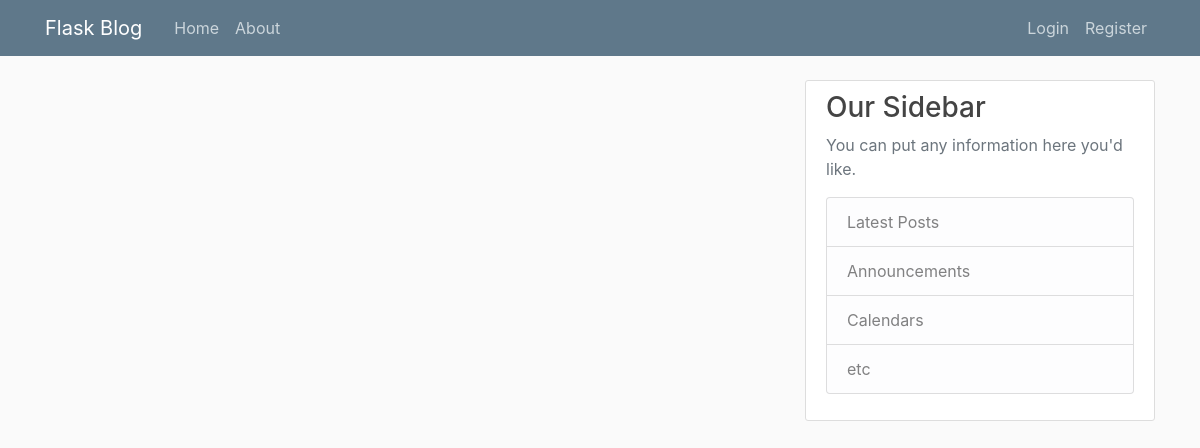
Page /home on the earlier database version.
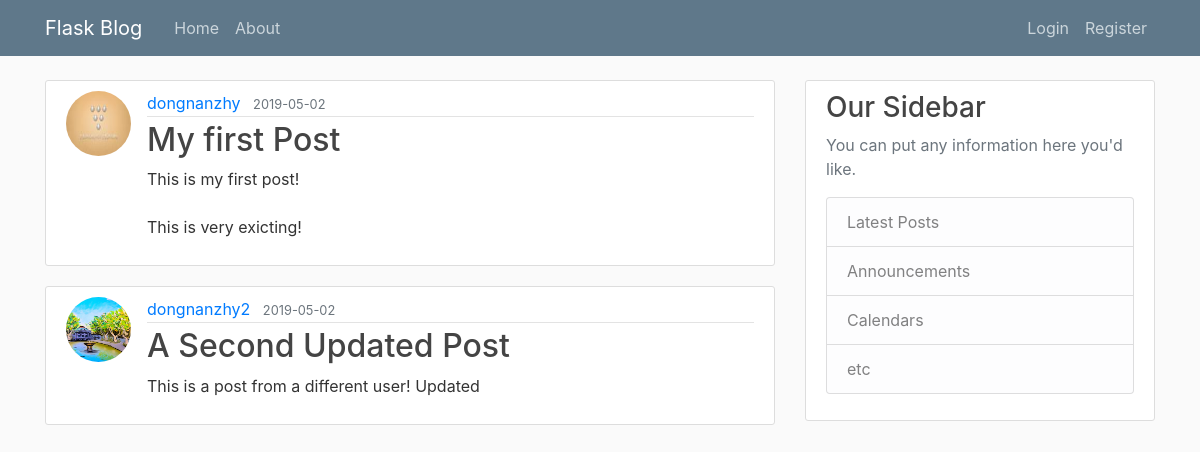
Same page on the later database version.
### flaskblog/models.py (models this page shows, shortened)
class Post(db.Model):
    id = db.Column(db.Integer, primary_key=True)
    title = db.Column(db.String(100), nullable=False)
    date_posted = db.Column(db.DateTime, nullable=False, default=datetime.utcnow)
    content = db.Column(db.Text, nullable=False)
    user_id = db.Column(db.Integer, db.ForeignKey('user.id'), nullable=False)

class User(db.Model, UserMixin):
    id = db.Column(db.Integer, primary_key=True)
    username = db.Column(db.String(20), unique=True, nullable=False)
    email = db.Column(db.String(120), unique=True, nullable=False)
    image_file = db.Column(db.String(20), nullable=False, default='default.jpg')
    password = db.Column(db.String(60), nullable=False)
    posts = db.relationship('Post', backref='author', lazy=True)

### flaskblog/routes.py (the view)
@app.route("/")
@app.route("/home")
def home():
    posts = Post.query.all()
    return render_template('home.html', posts=posts)

### flaskblog/templates/home.html
{% extends "layout.html" %}
{% block content %}
    {% for post in posts %}
        <article class="media content-section">
          <img class="rounded-circle article-img" src="{{ url_for('static', filename='profile_pics/'+post.author.image_file) }}">
          <div class="media-body">
            <div class="article-metadata">
              <a class="mr-2" href="#">{{ post.author.username }}</a>
              <small class="text-muted">{{ post.date_posted.strftime('%Y-%m-%d') }}</small>
            </div>
            <h2><a class="article-title" href="{{ url_for('post', post_id=post.id) }}">{{ post.title }}</a></h2>
            <p class="article-content">{{ post.content }}</p>
          </div>
        </article>
    {% endfor %}
{% endblock content %}

### flaskblog/templates/layout.html (shortened to what this page needs)
<!DOCTYPE html>
<html>
<head>
    <link rel="stylesheet" href="https://maxcdn.bootstrapcdn.com/bootstrap/4.0.0/css/bootstrap.min.css">
    <link rel="stylesheet" type="text/css" href="{{ url_for('static', filename='main.css') }}">
</head>
<body>
    <header class="site-header">
      <nav class="navbar navbar-expand-md navbar-dark bg-steel fixed-top">
        <div class="container">
          <a class="navbar-brand mr-4" href="/">Flask Blog</a>
          <div class="collapse navbar-collapse" id="navbarToggle">
            <div class="navbar-nav mr-auto">
              <a class="nav-item nav-link" href="{{ url_for('home') }}">Home</a>
              <a class="nav-item nav-link" href="{{ url_for('about') }}">About</a>
            </div>
            <div class="navbar-nav">
              {% if current_user.is_authenticated %}
                <a class="nav-item nav-link" href="{{ url_for('new_post') }}">New Post</a>
                <a class="nav-item nav-link" href="{{ url_for('account') }}">Account</a>
                <a class="nav-item nav-link" href="{{ url_for('logout') }}">Logout</a>
              {% else %}
                <a class="nav-item nav-link" href="{{ url_for('login') }}">Login</a>
                <a class="nav-item nav-link" href="{{ url_for('register') }}">Register</a>
              {% endif %}
            </div>
          </div>
        </div>
      </nav>
    </header>
    <main role="main" class="container">
      <div class="row">
        <div class="col-md-8">
          {% block content %}{% endblock %}
        </div>
        <div class="col-md-4">
          <div class="content-section">
            <h3>Our Sidebar</h3>
            <p class='text-muted'>You can put any information here you'd like.
              <ul class="list-group">
                <li class="list-group-item list-group-item-light">Latest Posts</li>
                <li class="list-group-item list-group-item-light">Announcements</li>
                <li class="list-group-item list-group-item-light">Calendars</li>
                <li class="list-group-item list-group-item-light">etc</li>
              </ul>
            </p>
          </div>
        </div>
      </div>
    </main>
</body>
</html>

### flaskblog/static/main.css (style rules this page uses)
body { background: #fafafa; color: #333333; margin-top: 5rem; }
h1, h2, h3, h4, h5, h6 { color: #444444; }
.bg-steel { background-color: #5f788a; }
.site-header .navbar-nav .nav-link { color: #cbd5db; }
.content-section { background: #ffffff; padding: 10px 20px; border: 1px solid #dddddd; border-radius: 3px; margin-bottom: 20px; }
.article-title { color: #444444; }
.article-content { white-space: pre-line; }
.article-img { height: 65px; width: 65px; margin-right: 16px; }
.article-metadata { padding-bottom: 1px; margin-bottom: 4px; border-bottom: 1px solid #e3e3e3 }

Differences in the rows shown:
added Post: image_file (picture), author.username "dongnanzhy", date_posted "2019-05-02", title "My first Post", content "This is my first post! This is very exicting!"
added Post: image_file (placeholder picture), author.username "dongnanzhy2", date_posted "2019-05-02", title "A Second Updated Post", content "This is a post from a different user! Updated"
